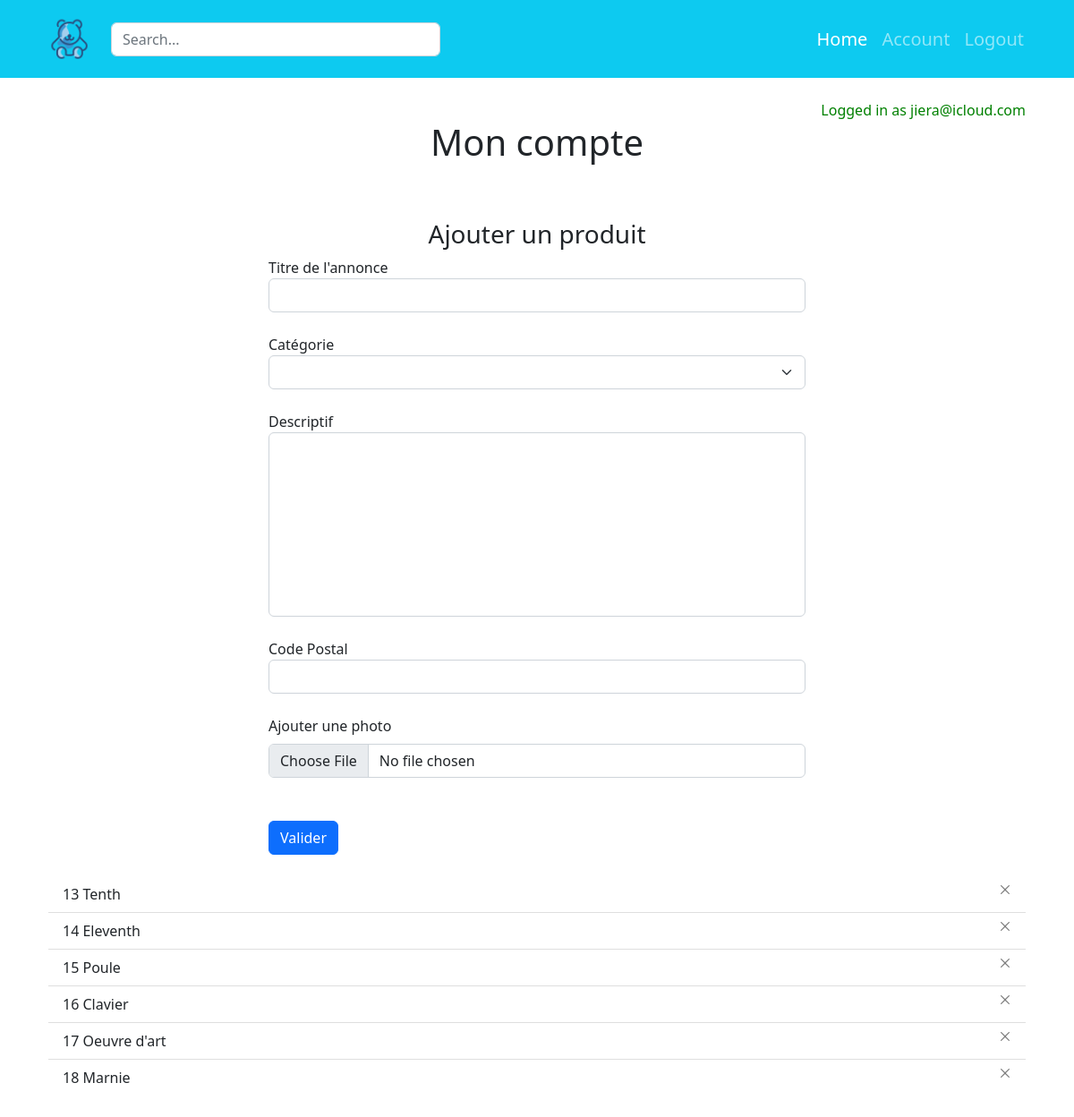
Page /account (signed in) on the earlier database version.
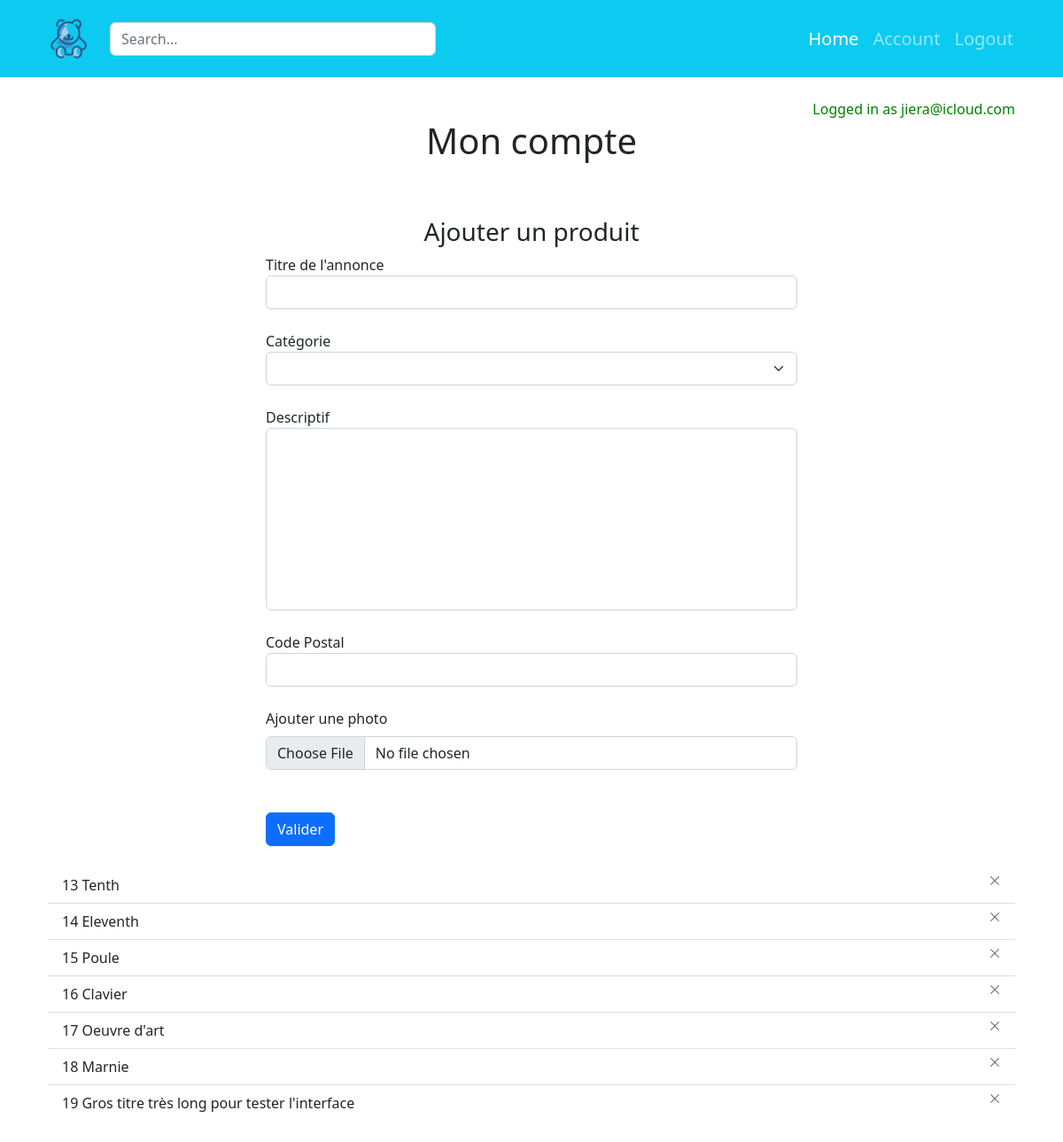
Same page on the later database version.
### website/models.py (models this page shows)
class User(db.Model, UserMixin):
    id = db.Column(db.Integer, primary_key=True)
    email = db.Column(db.String(150), unique=True)
    password = db.Column(db.String(150))
    first_name = db.Column(db.String(150))
    products = db.relationship('Product')

class Product(db.Model):
    id = db.Column(db.Integer, primary_key=True)
    title = db.Column(db.String(100))
    pictures = db.Column(db.String(150))
    description = db.Column(db.String(5000))
    city = db.Column(db.String(150))
    category = db.Column(db.String(100))
    shipping_fee = db.Column(db.Integer)
    date = db.Column(db.DateTime(timezone=True), default=func.now())
    user_id = db.Column(db.Integer, db.ForeignKey('user.id'))

### website/views.py (the view, shortened to what this page needs)
@views.route('/account', methods=['POST', 'GET'])
def upload_product():
    return render_template("account.html", user=current_user)

### website/__init__.py (called while the page is built)
def create_app():
    app.config['SECRET_KEY'] = 'zajeoazu!ecàapzh'
    app.config['SQLALCHEMY_DATABASE_URI'] = f'sqlite:///{DB_NAME}'
    app.config['UPLOAD_FOLDER'] = UPLOAD_FOLDER
    db.init_app(app)
    from .views import views
    from .auth import auth
    app.register_blueprint(views, url_prefix="/")
    app.register_blueprint(auth, url_prefix="/")
    from .models import User, Product
    create_database(app)
    login_manager = LoginManager()
    login_manager.login_view = 'auth.login'
    login_manager.init_app(app)
    @login_manager.user_loader
    def load_user(id):
        return User.query.get(int(id))
    return app

### website/templates/account.html (shortened to what this page needs)
{% extends "base.html" %}
{% block content %}
    <div class="container my-4">
        <div align="right" style="color: green;">Logged in as {{ user.email }}</div>
        <h1 align="center">Mon compte</h1>
        <br />
        <form method="POST" enctype="multipart/form-data">
            <div style="max-width:600px; margin:auto;">
                <h3 align="center" style="margin-top:30px">Ajouter un produit</h3>
                <div class="form-group">
                    <label for="product-title">Titre de l'annonce</label>
                    <input type="text" class="form-control" id="product-title" name="product-title" required="true"/>
                </div>
                <br />
                <label for="product-category">Catégorie</label>
                <select class="form-select" aria-label="Default select example" name="product-category">
                    <option selected></option>
                    <option value="Jouets">Jouets</option>
                </select>
                <br />
                <div class="form-group">
                    <label for="product-description">Descriptif</label>
                    <textarea name="product-description" class="form-control" id="product-description" name="product-description" rows="8" style="resize:none;"/></textarea>
                </div>
                <br />
                <div class="form-group">
                    <label for="product-city">Code Postal</label>
                    <input type="text" class="form-control" id="product-city" name="product-city" required="true"/>
                </div>
                <br />
                <label class="form-label" for="customFile">Ajouter une photo</label>
                <input type="file" class="form-control" id="customFile" name="file"/>
                <br /><br />
                <button type="submit" class="btn btn-primary">Valider</button>
            </div>
        </form>
        <br />
        <ul class="list-group list-group-flush" id="products">
            {% for product in user.products %}
            <li class="list-group-item d-flex justify-content-between">{{ product.id }} {{ product.title }}
                <button type="button" class="btn-close" style="font-size:10px" aria-label="Close" onClick="deleteProduct({{ product.id }})"></button>
            </li>
            {% endfor %}
        </ul>
    </div>
{% endblock%}

### website/templates/base.html (shortened to what this page needs)
<!DOCTYPE html>
<html>
    <head>
        <link
        href="https://cdn.jsdelivr.net/npm/bootstrap@5.2.3/dist/css/bootstrap.min.css"
        rel="stylesheet"
>
    </head>
    <body>
    <header style="z-index:5;">
        <nav class="navbar navbar-expand-lg navbar-dark bg-info">
            <div class="container-fluid px-5">
                <a class="navbar-brand" href="/">
                    <img src="../static/img/logo.png" alt="logo" width="60px" class="d-inline-block align-text-top">
                </a>
                <form class="col-4 nav" role="search">
                    <input type="search" class="form-control" placeholder="Search..." aria-label="Search">
                </form>
                <div class="collapse navbar-collapse justify-content-end" id="navbarNav" aria-expanded="false">
                    <ul class="navbar-nav" style="font-size: 1.25rem">
                        {% if user.is_authenticated %}
                        <li class="nav-item">
                            <a class="nav-link active" aria-current="page" href="/">Home</a>
                        </li>
                        <li class="nav-item">
                            <a class="nav-link" href="/account">Account</a>
                        </li>
                        <li class="nav-item">
                            <a class="nav-link" href="/logout">Logout</a>
                        </li>
                        {% else %}
                        <button type="button" class="btn btn-outline-dark me-2" id="login" onclick="location.href='/login'">Login</button>
                        <button type="button" class="btn btn-warning" id="signup" onclick="location.href='/signup'">Sign up</button>
                        {% endif %}
                    </ul>
                </div>
            </div>
        </nav>
    </header>
        <div class="container">
            {% block content %}
            {% endblock%}
        </div>
    </body>
</html>

Differences in the rows shown:
added Product: id "19", title "Gros titre très long pour tester l'interface"
